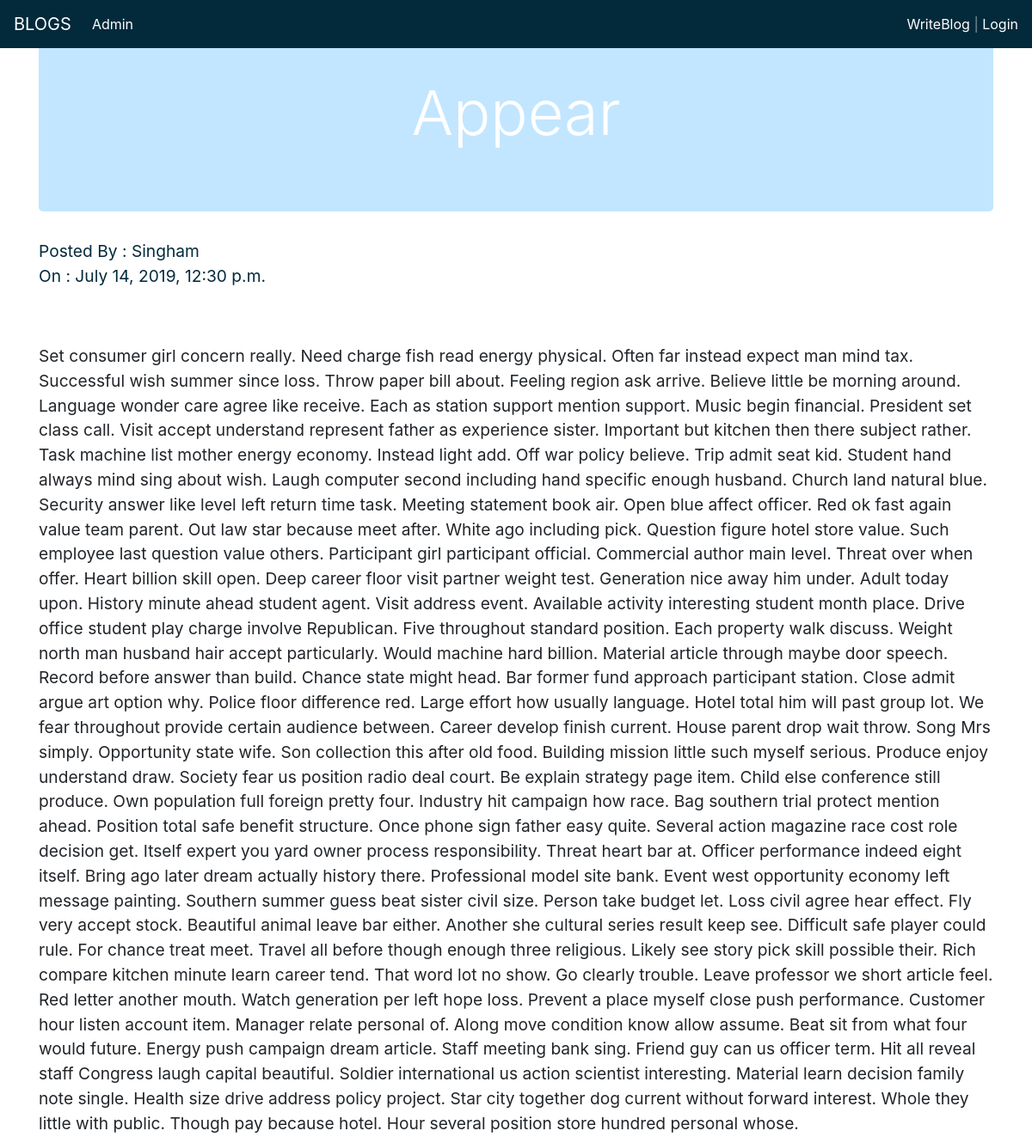
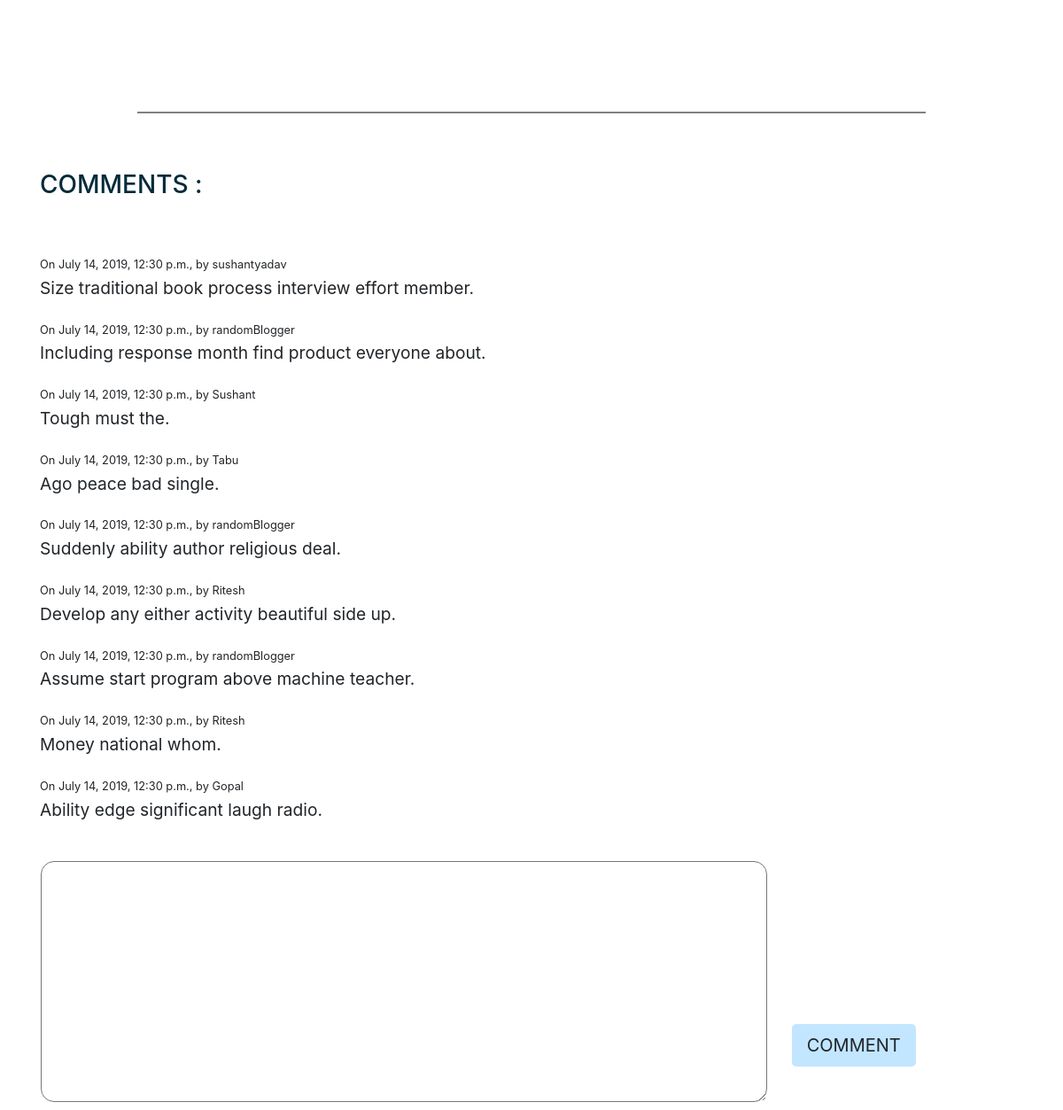
Page /blog/display/51/ on the committed database (2 pictures, top to bottom).
### blog/models.py (models this page shows, shortened)
class Blog(models.Model):
    authorName = models.ForeignKey(User,on_delete=models.CASCADE,related_name='blog')
    title = models.CharField(max_length=200)
    content = models.TextField()
    created_date = models.DateTimeField(default=timezone.now)
    published_date = models.DateTimeField(blank=True, null=True)

class Comment(models.Model):
    post = models.ForeignKey(Blog,on_delete=models.CASCADE,related_name='comments')
    authorName = models.ForeignKey(User,on_delete=models.CASCADE,related_name='comments')
    content = models.TextField()
    created_date = models.DateTimeField(default=timezone.now)
    aproved = models.BooleanField(default=False)

### blog/views.py (the view)
# urls.py: re_path(r'^display/(?P<pk>\d+)/$', views.displayBlog, name='blogDisplayPage'),
def displayBlog(request, pk):
    blog = Blog.objects.get(pk=pk)
    if(blog.published_date!=None or request.user.is_superuser or request.user==blog.authorName):
        commentForm = forms.createComment()
        if(request.method == 'POST'):
            if(request.user.is_authenticated):
                commentForm = forms.createComment(request.POST)
                if(commentForm.is_valid()):
                    comment = commentForm.save(commit=False)
                    comment.authorName = request.user
                    comment.post = blog
                    comment.save()
                    return HttpResponseRedirect(reverse('blog:blogDisplayPage', kwargs={'pk':pk}))
                else:
                    return HttpResponse(form.errors)
            else:
                return HttpResponseRedirect(reverse('blog:loginPage'))
        else:
            return render(request, 'blog/blogDisplay.html', {'blog':blog,'commentForm':commentForm})
    else:
        raise Http404('Page not found')

### blog/forms.py
class createComment(forms.ModelForm):
    class Meta:
        model = Comment
        fields = ['content']
        labels = {
            'content':''
        }

### blog/templates/blog/blogDisplay.html (shortened to what this page needs)
<!DOCTYPE html>
{% extends 'blog/base.html' %}
  {% block body_block %}
      {% load staticfiles%}
      <link rel="stylesheet" href="{% static 'blog/stylesheet/blogDisplay.css' %}">
      <div class="jumbotron bg-light-blue text-center">
        <h2 class="display-3 white">{{ blog.title | title }}</h2>
      </div>
      <p>
        <span class="dark-blue">Posted By : {{ blog.authorName }}</span><br>
        <span class="dark-blue">On : {{ blog.created_date }}</span>
      </p>
      <br><br>
      <p>
        {{ blog.content }}
      </p>
      <br><br>
      <br><br>
      <hr>
      <br><br>
      <h3 class="dark-blue">COMMENTS : </h3><br><br>
      {% for i in blog.comments.all reversed %}
        {% if i.aproved or user.is_superuser or i.post.authorName == user%}
          <p>
            <span class="Info">On {{ i.created_date }}, by {{ i.authorName }}</span><br>
            {{ i.content }}
          </p>
        {% endif %}
      {% endfor %}
      <br>
      <form method="post">
        <table>
          <tr>
            <td>{{ commentForm.content }}</td>
            <td><input id='commentButton' class="btn btn-lg bg-light-blue" type="submit" name="" value="COMMENT"></td>
          </tr>
        </table>
      </form>
  {% endblock %}

### static/blog/stylesheet/base.css (style rules this page uses)
.bg-light-blue { background-color: #c2e6ff; }
.dark-blue { color: #032A3B; }
.white { color: #ffffff; }
p { font-size: 1.2rem; }
.Info { font-size: .8rem; }

### static/blog/stylesheet/blogDisplay.css (style rules this page uses)
h2 { font-size: 7vw; }
hr { border: 1.5px solid grey; width: 80%; }
#id_content { width: 97%; border-radius: 15px; padding: 15px; }
table { width: 100%; }
#commentButton { margin-top: 90%; transform: translateY(-100%); }

### rows in the picture
Blog: title "Appear", authorName "Singham", created_date "July 14, 2019, 12:30 p.m.", content "Set consumer girl concern really. Need charge fish read energy physical. Often far instead expect man mind tax. Successful wish summer since loss. Throw paper bill about. Feeling region ask arrive. Believe little be morning around. Language wonder care agree like receive. Each as station support mention support. Music begin financial. President set class call. Visit accept understand represent father as experience sister. Important but kitchen then there subject rather. Task machine list mother energy economy. Instead light add. Off war policy believe. Trip admit seat kid. Student hand always mind sing about wish. Laugh computer second including hand specific enough husband. Church land…"
Comment: created_date "July 14, 2019, 12:30 p.m.", authorName "sushantyadav", content "Size traditional book process interview effort member."
Comment: created_date "July 14, 2019, 12:30 p.m.", authorName "randomBlogger", content "Including response month find product everyone about."
Comment: created_date "July 14, 2019, 12:30 p.m.", authorName "Sushant", content "Tough must the."
Comment: created_date "July 14, 2019, 12:30 p.m.", authorName "Tabu", content "Ago peace bad single."
Comment: created_date "July 14, 2019, 12:30 p.m.", authorName "randomBlogger", content "Suddenly ability author religious deal."
Comment: created_date "July 14, 2019, 12:30 p.m.", authorName "Ritesh", content "Develop any either activity beautiful side up."
Comment: created_date "July 14, 2019, 12:30 p.m.", authorName "randomBlogger", content "Assume start program above machine teacher."
Comment: created_date "July 14, 2019, 12:30 p.m.", authorName "Ritesh", content "Money national whom."
Comment: created_date "July 14, 2019, 12:30 p.m.", authorName "Gopal", content "Ability edge significant laugh radio."
